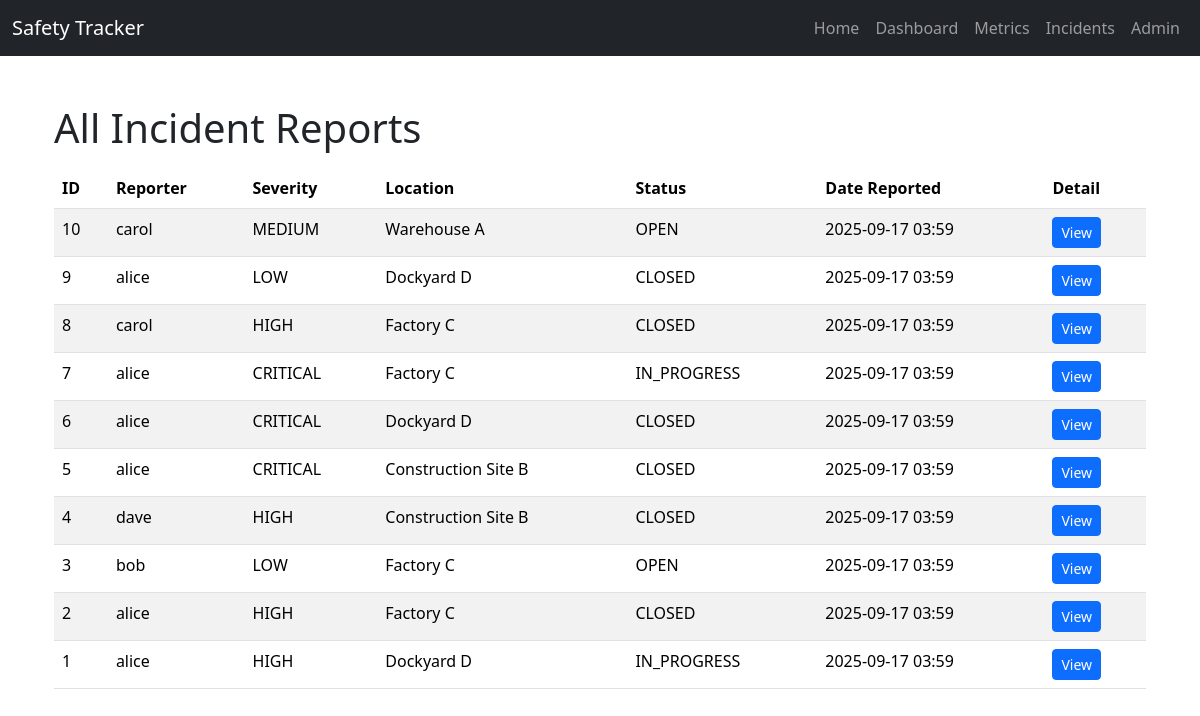
Page /incidents/ on the committed database.
### incidents/models.py (models this page shows, shortened)
class IncidentReport(models.Model):
    SEVERITY_CHOICES = [
        ('LOW', 'low'),
        ('MEDIUM', 'medium'),
        ('HIGH', 'high'),
        ('CRITICAL', 'critical'),
    ]
    reporter = models.ForeignKey(settings.AUTH_USER_MODEL, on_delete=models.CASCADE, related_name='reports')
    severity = models.CharField(max_length=10, choices=SEVERITY_CHOICES)
    location = models.CharField(max_length=255)
    description = models.TextField()
    photo = models.ImageField(upload_to='incident_photos/', blank=True, null=True)
    date_reported = models.DateTimeField(auto_now_add=True)
    status = models.CharField(max_length=20, choices=[('OPEN', 'open'), ('IN_PROGRESS', 'in_progress'), ('CLOSED', 'closed')], default='OPEN')

### safety_tracker/models.py (models this page shows, shortened)
class User(AbstractUser):
    ROLE_CHOICES = [
        ('EMPLOYEE', 'employee'),
        ('MANAGER', 'manager'),
    ]
    role = models.CharField(max_length=25, choices=ROLE_CHOICES, default='EMPLOYEE')

### incidents/views.py (the view)
# urls.py: path('', views.incident_list, name='incident_list'),
def incident_list(request):
    incidents = IncidentReport.objects.all().order_by('-date_reported')
    return render(request, 'incidents/incident_list.html', {'incidents': incidents})

### incidents/templates/incidents/incident_list.html (shortened to what this page needs)
{% extends "base.html" %}
{% block content %}
<div class="container mt-5">
    <h1>All Incident Reports</h1>
    <table class="table table-striped mt-3">
        <thead>
            <tr>
                <th>ID</th>
                <th>Reporter</th>
                <th>Severity</th>
                <th>Location</th>
                <th>Status</th>
                <th>Date Reported</th>
                <th>Detail</th>
            </tr>
        </thead>
        <tbody>
            {% for incident in incidents %}
            <tr>
                <td>{{ incident.id }}</td>
                <td>{{ incident.reporter.username }}</td>
                <td>{{ incident.severity }}</td>
                <td>{{ incident.location }}</td>
                <td>{{ incident.status }}</td>
                <td>{{ incident.date_reported|date:"Y-m-d H:i" }}</td>
                <td>
                    <a href="{% url 'incident_detail' incident.id %}" class="btn btn-sm btn-primary">View</a>
                </td>
            </tr>
            {% empty %}
            <tr>
                <td colspan="7">No incidents found.</td>
            </tr>
            {% endfor %}
        </tbody>
    </table>
</div>
{% endblock %}

### rows in the picture
IncidentReport: id "10", reporter.username "carol", severity "MEDIUM", location "Warehouse A", status "OPEN", date_reported "2025-09-17 03:59"
IncidentReport: id "9", reporter.username "alice", severity "LOW", location "Dockyard D", status "CLOSED", date_reported "2025-09-17 03:59"
IncidentReport: id "8", reporter.username "carol", severity "HIGH", location "Factory C", status "CLOSED", date_reported "2025-09-17 03:59"
IncidentReport: id "7", reporter.username "alice", severity "CRITICAL", location "Factory C", status "IN_PROGRESS", date_reported "2025-09-17 03:59"
IncidentReport: id "6", reporter.username "alice", severity "CRITICAL", location "Dockyard D", status "CLOSED", date_reported "2025-09-17 03:59"
IncidentReport: id "5", reporter.username "alice", severity "CRITICAL", location "Construction Site B", status "CLOSED", date_reported "2025-09-17 03:59"
IncidentReport: id "4", reporter.username "dave", severity "HIGH", location "Construction Site B", status "CLOSED", date_reported "2025-09-17 03:59"
IncidentReport: id "3", reporter.username "bob", severity "LOW", location "Factory C", status "OPEN", date_reported "2025-09-17 03:59"
IncidentReport: id "2", reporter.username "alice", severity "HIGH", location "Factory C", status "CLOSED", date_reported "2025-09-17 03:59"
IncidentReport: id "1", reporter.username "alice", severity "HIGH", location "Dockyard D", status "IN_PROGRESS", date_reported "2025-09-17 03:59"
